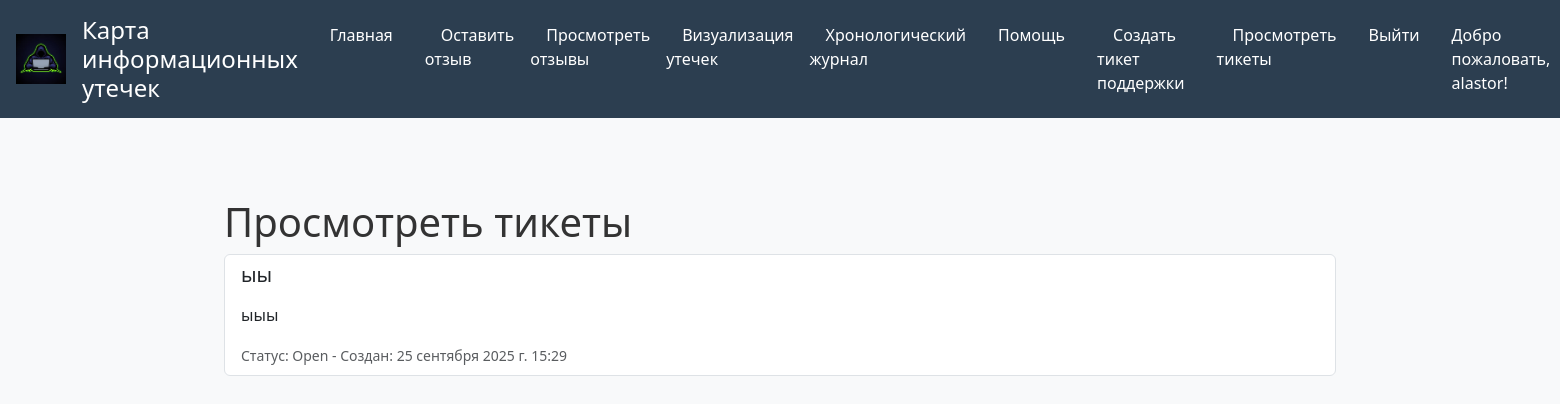
Screenshot of /view_tickets/ (signed in) with the database file from the repository.
### leaksmap/models.py (models this page shows, shortened)
class SupportTicket(models.Model):
    STATUS_CHOICES = [
        ('open', 'Open'),
        ('in_progress', 'In Progress'),
        ('closed', 'Closed'),
    ]
    user = models.ForeignKey(User, on_delete=models.SET_NULL, null=True)
    title = models.CharField(max_length=255)
    description = models.TextField()
    status = models.CharField(max_length=20, choices=STATUS_CHOICES, default='open')
    created_at = models.DateTimeField(auto_now_add=True)
    updated_at = models.DateTimeField(auto_now=True)
    def get_status_display(self):
        return dict(self.STATUS_CHOICES).get(self.status, 'Unknown')
    class Meta:
        verbose_name = "Support Ticket"
        verbose_name_plural = "Support Tickets"
        ordering = ['-created_at']
        indexes = [
            models.Index(fields=['user']),
            models.Index(fields=['status']),
        ]

### leaksmap/support.py (the view)
# urls.py: path('view_tickets/', support.view_tickets, name='view_tickets'),
@login_required
def view_tickets(request):
    tickets = SupportTicket.objects.filter(user=request.user).order_by('-created_at')
    return render(request, 'leaksmap/view_tickets.html', {'tickets': tickets})

### leaksmap/templates/leaksmap/view_tickets.html (shortened to what this page needs)
{% extends "leaksmap/base.html" %}
{% block content %}
    <div class="container mt-5">
        <h1>Просмотреть тикеты</h1>
        <ul class="list-group">
            {% for ticket in tickets %}
                <li class="list-group-item">
                    <h5>{{ ticket.title|escape }}</h5>
                    <p>{{ ticket.description|escape|linebreaks }}</p>
                    <small class="text-muted">Статус: {{ ticket.get_status_display|escape }} - Создан: {{ ticket.created_at }}</small>
                </li>
            {% endfor %}
        </ul>
    </div>
{% endblock %}

### leaksmap/templates/leaksmap/base.html (shortened to what this page needs)
{% load static %}
<!DOCTYPE html>
<html lang="ru">
<head>
    <link href="https://cdn.jsdelivr.net/npm/bootstrap@5.3.8/dist/css/bootstrap.min.css" rel="stylesheet">
    <link rel="stylesheet" href="{% static 'CSS/main.css' %}">
    <link rel="stylesheet" href="https://use.fontawesome.com/releases/v6.6.0/css/all.css">
</head>
<body>
    <header>
<img src="{% static 'IMG/logo.png' %}" alt="Logo" style="width: 50px; height: 50px;" />
        <h1>Карта информационных утечек</h1>
        <nav>
            <ul>
                <li><a href="{% url 'home' %}">Главная</a></li>
                <li><a href="{% url 'feedback' %}">Оставить отзыв</a></li>
<li><a href="{% url 'view_feedback' %}">Просмотреть отзывы</a></li>
                {% if user.is_authenticated %}
                    <li><a href="{% url 'visualize_breaches' %}">Визуализация утечек</a></li>
                    <li><a href="{% url 'chronological_journal' %}">Хронологический журнал</a></li>
                    <li><a href="{% url 'help' %}">Помощь</a></li>
                    <li><a href="{% url 'create_ticket' %}">Создать тикет поддержки</a></li>
                    <li><a href="{% url 'view_tickets' %}">Просмотреть тикеты</a></li>
                    <li><a href="{% url 'logout' %}">Выйти</a></li>
                    <li>Добро пожаловать, {{ user.username|escape }}!</li>
                {% else %}
<li><a href="{% url 'login' %}">Login</a></li>
                    <li><a href="{% url 'register' %}">Зарегистрироваться</a></li>
                {% endif %}
            </ul>
        </nav>
    </header>
    <main>
        {% block content %}
        {% endblock %}
    </main>
</body>
</html>

### leaksmap/static/CSS/main.css (style rules this page uses)
body { font-family: 'Segoe UI', Tahoma, Geneva, Verdana, sans-serif; background-color: #f8f9fa; color: #333; margin: 0; padding: 0; }
header { background-color: #2c3e50; color: white; padding: 1rem; display: flex; align-items: center; gap: 1rem; }
header h1 { margin: 0; font-size: 1.5rem; }
nav ul { list-style: none; padding: 0; margin: 0; display: flex; gap: 1rem; }
nav a { color: white; text-decoration: none; padding: 0.5rem 1rem; border-radius: 4px; transition: background-color 0.3s; }
main { padding: 2rem; max-width: 1200px; margin: 0 auto; }

### rows the page displays
SupportTicket: title "ыы", description "ыыы", status "Open", created_at "25 сентября 2025 г. 15:29"

### other values shown
{{ user.username|escape }} "alastor"
